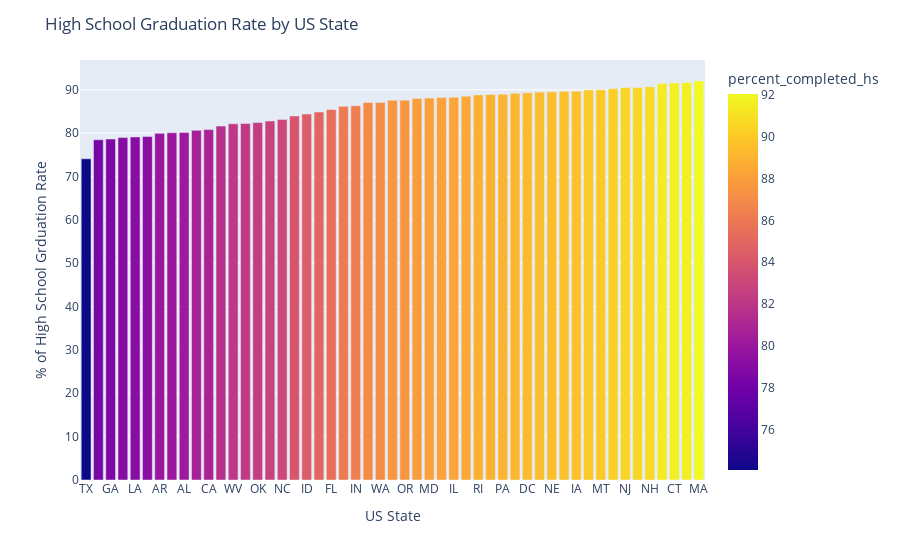

Here is the notebook cell this chart was saved with:
### Code cell
#Chart the High School Graduation Rate by US State
fig = px.bar(high_school_completed_rate,
            x=high_school_completed_rate.index,
            y=high_school_completed_rate.percent_completed_hs,
            color=high_school_completed_rate.percent_completed_hs
             
            )
fig.update_layout(title="High School Graduation Rate by US State",
                 xaxis_title= "US State",
                 yaxis_title="% of High School Grduation Rate",
                 hovermode="x"
                 )
fig.show()

### Figure 1 — Plotly figure (JSON) as saved in the notebook; plotly's stock layout.template omitted (floating-point values rounded to 4 significant figures)
{"data": [{"alignmentgroup": "True", "hovertemplate": "Geographic Area=%{x}<br>percent_completed_hs=%{marker.color}<extra></extra>", "legendgroup": "", "marker": {"color": [74.09, 78.47, 78.63, 78.97, 79.12, 79.22, 79.95, 80.1, 80.16, 80.65, 80.82, 81.63, 82.14, 82.22, 82.46, 82.79, 83.14, 83.97, 84.42, 84.88, 85.46, 86.18, 86.32, 87.05, 87.07, 87.6, 87.6, 87.97, 88.08, 88.2, 88.29, 88.52, 88.83, 88.93, 88.97, 89.21, 89.3, 89.47, 89.52, 89.64, 89.67, 89.98, 89.99, 90.26, 90.52, 90.54, 90.71, 91.43, 91.59, 91.67, 92.03], "coloraxis": "coloraxis"}, "name": "", "offsetgroup": "", "orientation": "v", "showlegend": false, "textposition": "auto", "type": "bar", "x": ["TX", "MS", "GA", "NM", "LA", "AZ", "AR", "AK", "AL", "SC", "CA", "TN", "WV", "KY", "OK", "MO", "NC", "WY", "ID", "VA", "FL", "SD", "IN", "NV", "WA", "ND", "OR", "KS", "MD", "OH", "IL", "DE", "RI", "CO", "PA", "MI", "DC", "MN", "NE", "UT", "IA", "VT", "MT", "WI", "NJ", "NY", "NH", "ME", "CT", "HI", "MA"], "xaxis": "x", "y": [74.09, 78.47, 78.63, 78.97, 79.12, 79.22, 79.95, 80.1, 80.16, 80.65, 80.82, 81.63, 82.14, 82.22, 82.46, 82.79, 83.14, 83.97, 84.42, 84.88, 85.46, 86.18, 86.32, 87.05, 87.07, 87.6, 87.6, 87.97, 88.08, 88.2, 88.29, 88.52, 88.83, 88.93, 88.97, 89.21, 89.3, 89.47, 89.52, 89.64, 89.67, 89.98, 89.99, 90.26, 90.52, 90.54, 90.71, 91.43, 91.59, 91.67, 92.03], "yaxis": "y"}], "layout": {"barmode": "relative", "coloraxis": {"colorbar": {"title": {"text": "percent_completed_hs"}}, "colorscale": [[0, "#0d0887"], [0.1111, "#46039f"], [0.2222, "#7201a8"], [0.3333, "#9c179e"], [0.4444, "#bd3786"], [0.5556, "#d8576b"], [0.6667, "#ed7953"], [0.7778, "#fb9f3a"], [0.8889, "#fdca26"], [1, "#f0f921"]]}, "hovermode": "x", "legend": {"tracegroupgap": 0}, "margin": {"t": 60}, "title": {"text": "High School Graduation Rate by US State"}, "xaxis": {"anchor": "y", "domain": [0, 1], "title": {"text": "US State"}}, "yaxis": {"anchor": "x", "domain": [0, 1], "title": {"text": "% of High School Grduation Rate"}}}}
